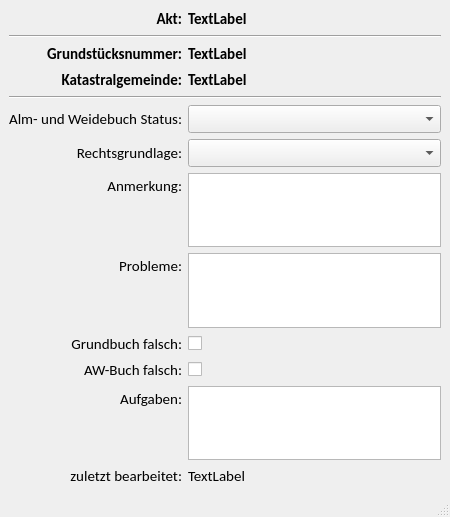
<?xml version="1.0" encoding="UTF-8"?>
<ui version="4.0">
 <class>GstZuordnungDataForm</class>
 <widget class="QMainWindow" name="GstZuordnungDataForm">
  <property name="geometry">
   <rect>
    <x>0</x>
    <y>0</y>
    <width>450</width>
    <height>517</height>
   </rect>
  </property>
  <property name="windowTitle">
   <string>MainWindow</string>
  </property>
  <widget class="QWidget" name="centralwidget">
   <property name="minimumSize">
    <size>
     <width>450</width>
     <height>0</height>
    </size>
   </property>
   <layout class="QHBoxLayout" name="uiCentralLayoutHbox">
    <item>
     <layout class="QGridLayout" name="gridLayout">
      <item row="4" column="0" colspan="2">
       <widget class="Line" name="line_2">
        <property name="orientation">
         <enum>Qt::Horizontal</enum>
        </property>
       </widget>
      </item>
      <item row="10" column="1">
       <widget class="QCheckBox" name="uiAwbWrongCbox">
        <property name="text">
         <string/>
        </property>
       </widget>
      </item>
      <item row="7" column="0">
       <layout class="QVBoxLayout" name="verticalLayout">
        <property name="topMargin">
         <number>3</number>
        </property>
        <item>
         <widget class="QLabel" name="label_2">
          <property name="font">
           <font>
            <family>Calibri</family>
            <pointsize>11</pointsize>
           </font>
          </property>
          <property name="text">
           <string>Anmerkung:</string>
          </property>
          <property name="alignment">
           <set>Qt::AlignRight|Qt::AlignTrailing|Qt::AlignVCenter</set>
          </property>
         </widget>
        </item>
        <item>
         <spacer name="verticalSpacer">
          <property name="orientation">
           <enum>Qt::Vertical</enum>
          </property>
          <property name="sizeHint" stdset="0">
           <size>
            <width>20</width>
            <height>40</height>
           </size>
          </property>
         </spacer>
        </item>
       </layout>
      </item>
      <item row="7" column="1">
       <widget class="QTextEdit" name="uiAnmTedit">
        <property name="font">
         <font>
          <family>Calibri</family>
          <pointsize>11</pointsize>
         </font>
        </property>
        <property name="tabChangesFocus">
         <bool>true</bool>
        </property>
       </widget>
      </item>
      <item row="12" column="0">
       <widget class="QLabel" name="label_11">
        <property name="font">
         <font>
          <family>Calibri</family>
          <pointsize>11</pointsize>
         </font>
        </property>
        <property name="text">
         <string>zuletzt bearbeitet:</string>
        </property>
        <property name="alignment">
         <set>Qt::AlignRight|Qt::AlignTrailing|Qt::AlignVCenter</set>
        </property>
       </widget>
      </item>
      <item row="2" column="0">
       <widget class="QLabel" name="label">
        <property name="font">
         <font>
          <family>Calibri</family>
          <pointsize>11</pointsize>
          <weight>75</weight>
          <bold>true</bold>
         </font>
        </property>
        <property name="text">
         <string>Grundstücksnummer:</string>
        </property>
        <property name="alignment">
         <set>Qt::AlignRight|Qt::AlignTrailing|Qt::AlignVCenter</set>
        </property>
       </widget>
      </item>
      <item row="10" column="0">
       <widget class="QLabel" name="label_9">
        <property name="font">
         <font>
          <family>Calibri</family>
          <pointsize>11</pointsize>
         </font>
        </property>
        <property name="text">
         <string>AW-Buch falsch:</string>
        </property>
        <property name="alignment">
         <set>Qt::AlignRight|Qt::AlignTrailing|Qt::AlignVCenter</set>
        </property>
       </widget>
      </item>
      <item row="0" column="0">
       <widget class="QLabel" name="label_5">
        <property name="font">
         <font>
          <family>Calibri</family>
          <pointsize>11</pointsize>
          <weight>75</weight>
          <bold>true</bold>
         </font>
        </property>
        <property name="text">
         <string>Akt:</string>
        </property>
        <property name="alignment">
         <set>Qt::AlignRight|Qt::AlignTrailing|Qt::AlignVCenter</set>
        </property>
       </widget>
      </item>
      <item row="5" column="1">
       <widget class="QComboBox" name="uiAwbStatusCombo">
        <property name="font">
         <font>
          <family>Calibri</family>
          <pointsize>11</pointsize>
         </font>
        </property>
       </widget>
      </item>
      <item row="6" column="0">
       <widget class="QLabel" name="label_8">
        <property name="font">
         <font>
          <family>Calibri</family>
          <pointsize>11</pointsize>
         </font>
        </property>
        <property name="text">
         <string>Rechtsgrundlage:</string>
        </property>
        <property name="alignment">
         <set>Qt::AlignRight|Qt::AlignTrailing|Qt::AlignVCenter</set>
        </property>
       </widget>
      </item>
      <item row="11" column="1">
       <widget class="QTextEdit" name="uiAufgabeTedit">
        <property name="font">
         <font>
          <family>Calibri</family>
          <pointsize>11</pointsize>
         </font>
        </property>
        <property name="tabChangesFocus">
         <bool>true</bool>
        </property>
       </widget>
      </item>
      <item row="8" column="1">
       <widget class="QTextEdit" name="uiProblemTedit">
        <property name="font">
         <font>
          <family>Calibri</family>
          <pointsize>11</pointsize>
         </font>
        </property>
        <property name="tabChangesFocus">
         <bool>true</bool>
        </property>
       </widget>
      </item>
      <item row="8" column="0">
       <layout class="QVBoxLayout" name="verticalLayout_2">
        <property name="topMargin">
         <number>3</number>
        </property>
        <item>
         <widget class="QLabel" name="label_4">
          <property name="font">
           <font>
            <family>Calibri</family>
            <pointsize>11</pointsize>
           </font>
          </property>
          <property name="text">
           <string>Probleme:</string>
          </property>
          <property name="alignment">
           <set>Qt::AlignRight|Qt::AlignTrailing|Qt::AlignVCenter</set>
          </property>
         </widget>
        </item>
        <item>
         <spacer name="verticalSpacer_2">
          <property name="orientation">
           <enum>Qt::Vertical</enum>
          </property>
          <property name="sizeHint" stdset="0">
           <size>
            <width>20</width>
            <height>40</height>
           </size>
          </property>
         </spacer>
        </item>
       </layout>
      </item>
      <item row="3" column="0">
       <widget class="QLabel" name="label_3">
        <property name="font">
         <font>
          <family>Calibri</family>
          <pointsize>11</pointsize>
          <weight>75</weight>
          <bold>true</bold>
         </font>
        </property>
        <property name="text">
         <string>Katastralgemeinde:</string>
        </property>
        <property name="alignment">
         <set>Qt::AlignRight|Qt::AlignTrailing|Qt::AlignVCenter</set>
        </property>
       </widget>
      </item>
      <item row="12" column="1">
       <widget class="QLabel" name="uiLastEditedLbl">
        <property name="minimumSize">
         <size>
          <width>350</width>
          <height>0</height>
         </size>
        </property>
        <property name="font">
         <font>
          <family>Calibri</family>
          <pointsize>11</pointsize>
         </font>
        </property>
        <property name="text">
         <string>TextLabel</string>
        </property>
       </widget>
      </item>
      <item row="1" column="0" colspan="2">
       <widget class="Line" name="line">
        <property name="orientation">
         <enum>Qt::Horizontal</enum>
        </property>
       </widget>
      </item>
      <item row="5" column="0">
       <widget class="QLabel" name="label_7">
        <property name="font">
         <font>
          <family>Calibri</family>
          <pointsize>11</pointsize>
         </font>
        </property>
        <property name="text">
         <string>Alm- und Weidebuch Status:</string>
        </property>
        <property name="alignment">
         <set>Qt::AlignRight|Qt::AlignTrailing|Qt::AlignVCenter</set>
        </property>
       </widget>
      </item>
      <item row="6" column="1">
       <widget class="QComboBox" name="uiRechtsgrundlageCombo">
        <property name="font">
         <font>
          <family>Calibri</family>
          <pointsize>11</pointsize>
         </font>
        </property>
       </widget>
      </item>
      <item row="3" column="1">
       <widget class="QLabel" name="uiKgLbl">
        <property name="font">
         <font>
          <family>Calibri</family>
          <pointsize>11</pointsize>
          <weight>75</weight>
          <bold>true</bold>
         </font>
        </property>
        <property name="text">
         <string>TextLabel</string>
        </property>
       </widget>
      </item>
      <item row="0" column="1">
       <widget class="QLabel" name="uiAktLbl">
        <property name="font">
         <font>
          <family>Calibri</family>
          <pointsize>11</pointsize>
          <weight>75</weight>
          <bold>true</bold>
         </font>
        </property>
        <property name="text">
         <string>TextLabel</string>
        </property>
       </widget>
      </item>
      <item row="9" column="0">
       <widget class="QLabel" name="label_6">
        <property name="font">
         <font>
          <family>Calibri</family>
          <pointsize>11</pointsize>
         </font>
        </property>
        <property name="text">
         <string>Grundbuch falsch:</string>
        </property>
        <property name="alignment">
         <set>Qt::AlignRight|Qt::AlignTrailing|Qt::AlignVCenter</set>
        </property>
       </widget>
      </item>
      <item row="9" column="1">
       <widget class="QCheckBox" name="uiGbWrongCbox">
        <property name="text">
         <string/>
        </property>
       </widget>
      </item>
      <item row="11" column="0">
       <layout class="QVBoxLayout" name="verticalLayout_3">
        <property name="topMargin">
         <number>3</number>
        </property>
        <item>
         <widget class="QLabel" name="label_10">
          <property name="font">
           <font>
            <family>Calibri</family>
            <pointsize>11</pointsize>
           </font>
          </property>
          <property name="text">
           <string>Aufgaben:</string>
          </property>
          <property name="alignment">
           <set>Qt::AlignRight|Qt::AlignTrailing|Qt::AlignVCenter</set>
          </property>
         </widget>
        </item>
        <item>
         <spacer name="verticalSpacer_3">
          <property name="orientation">
           <enum>Qt::Vertical</enum>
          </property>
          <property name="sizeHint" stdset="0">
           <size>
            <width>20</width>
            <height>40</height>
           </size>
          </property>
         </spacer>
        </item>
       </layout>
      </item>
      <item row="2" column="1">
       <widget class="QLabel" name="uiGstLbl">
        <property name="font">
         <font>
          <family>Calibri</family>
          <pointsize>11</pointsize>
          <weight>75</weight>
          <bold>true</bold>
         </font>
        </property>
        <property name="text">
         <string>TextLabel</string>
        </property>
       </widget>
      </item>
     </layout>
    </item>
   </layout>
  </widget>
  <widget class="QMenuBar" name="menubar">
   <property name="geometry">
    <rect>
     <x>0</x>
     <y>0</y>
     <width>450</width>
     <height>21</height>
    </rect>
   </property>
  </widget>
  <widget class="QStatusBar" name="statusbar"/>
 </widget>
 <tabstops>
  <tabstop>uiAwbStatusCombo</tabstop>
  <tabstop>uiRechtsgrundlageCombo</tabstop>
  <tabstop>uiAnmTedit</tabstop>
  <tabstop>uiProblemTedit</tabstop>
  <tabstop>uiGbWrongCbox</tabstop>
  <tabstop>uiAwbWrongCbox</tabstop>
  <tabstop>uiAufgabeTedit</tabstop>
 </tabstops>
 <resources/>
 <connections/>
</ui>
